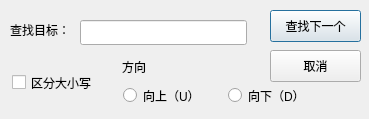
<?xml version="1.0" encoding="UTF-8"?>
<ui version="4.0">
 <class>SearchDialog</class>
 <widget class="QDialog" name="SearchDialog">
  <property name="geometry">
   <rect>
    <x>0</x>
    <y>0</y>
    <width>369</width>
    <height>119</height>
   </rect>
  </property>
  <property name="maximumSize">
   <size>
    <width>369</width>
    <height>119</height>
   </size>
  </property>
  <property name="windowTitle">
   <string>查找</string>
  </property>
  <widget class="QPushButton" name="btFindNext">
   <property name="geometry">
    <rect>
     <x>270</x>
     <y>10</y>
     <width>91</width>
     <height>32</height>
    </rect>
   </property>
   <property name="text">
    <string>查找下一个</string>
   </property>
  </widget>
  <widget class="QLabel" name="label_2">
   <property name="geometry">
    <rect>
     <x>10</x>
     <y>20</y>
     <width>75</width>
     <height>19</height>
    </rect>
   </property>
   <property name="text">
    <string>查找目标：</string>
   </property>
  </widget>
  <widget class="QLineEdit" name="SearchNext">
   <property name="geometry">
    <rect>
     <x>80</x>
     <y>20</y>
     <width>167</width>
     <height>25</height>
    </rect>
   </property>
  </widget>
  <widget class="QCheckBox" name="cbCaseInsensitive">
   <property name="geometry">
    <rect>
     <x>12</x>
     <y>71</y>
     <width>102</width>
     <height>23</height>
    </rect>
   </property>
   <property name="text">
    <string>区分大小写</string>
   </property>
  </widget>
  <widget class="QLabel" name="label">
   <property name="geometry">
    <rect>
     <x>122</x>
     <y>57</y>
     <width>30</width>
     <height>19</height>
    </rect>
   </property>
   <property name="text">
    <string>方向</string>
   </property>
  </widget>
  <widget class="QRadioButton" name="rbUp">
   <property name="geometry">
    <rect>
     <x>123</x>
     <y>84</y>
     <width>98</width>
     <height>23</height>
    </rect>
   </property>
   <property name="text">
    <string>向上（U）</string>
   </property>
  </widget>
  <widget class="QRadioButton" name="rbDown">
   <property name="geometry">
    <rect>
     <x>228</x>
     <y>84</y>
     <width>98</width>
     <height>23</height>
    </rect>
   </property>
   <property name="text">
    <string>向下（D）</string>
   </property>
  </widget>
  <widget class="QPushButton" name="btCancel">
   <property name="geometry">
    <rect>
     <x>270</x>
     <y>50</y>
     <width>91</width>
     <height>32</height>
    </rect>
   </property>
   <property name="text">
    <string>取消</string>
   </property>
  </widget>
 </widget>
 <resources/>
 <connections/>
</ui>
